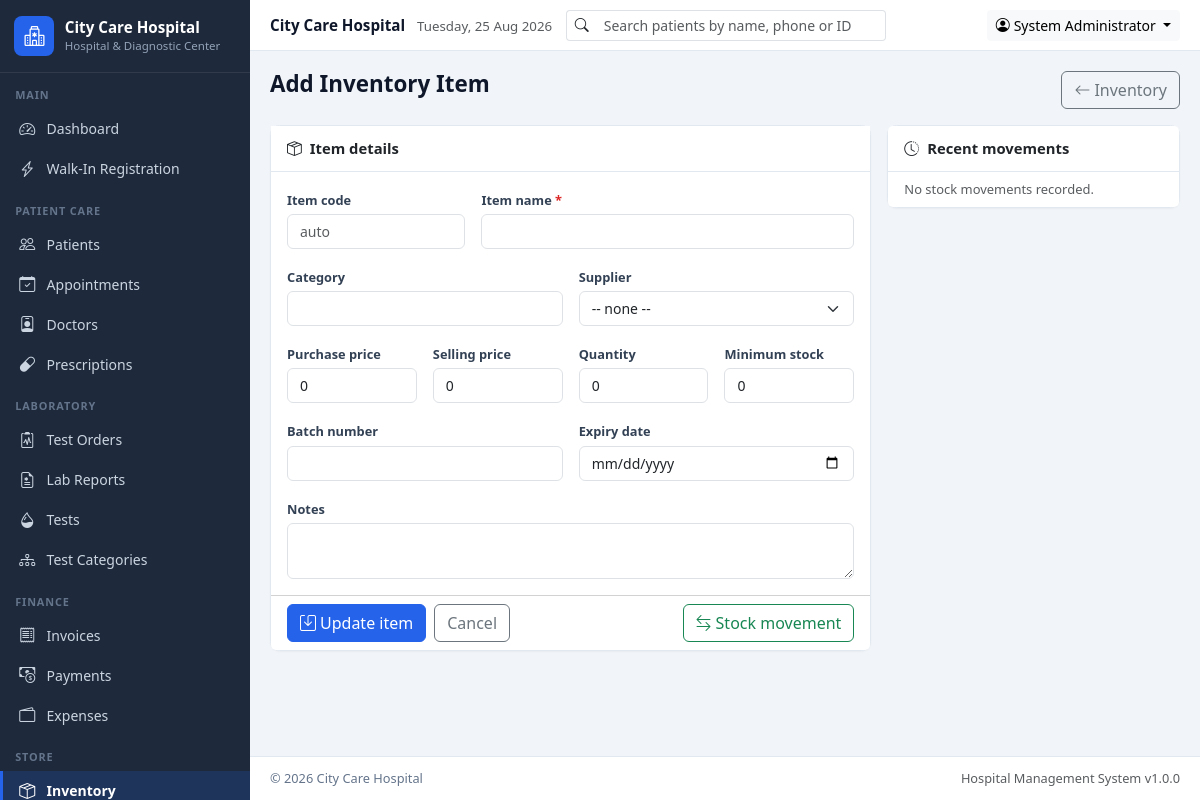
/modules/inventory/add.php (signed in), run on the app's committed database.
### tables this page shows
CREATE TABLE IF NOT EXISTS settings (
  id INT AUTO_INCREMENT PRIMARY KEY,
  setting_key VARCHAR(100) UNIQUE NOT NULL,
  setting_value TEXT,
  updated_at TIMESTAMP DEFAULT CURRENT_TIMESTAMP ON UPDATE CURRENT_TIMESTAMP
);

### includes/functions.php (called while the page is built, shortened)
<?php
function sanitize($input)
{
    return htmlspecialchars((string)($input ?? ''), ENT_QUOTES, 'UTF-8');
}
function post($key, $default = '')
{
    return isset($_POST[$key]) ? (is_array($_POST[$key]) ? $_POST[$key] : trim((string)$_POST[$key])) : $default;
}
function get($key, $default = '')
{
    return isset($_GET[$key]) ? (is_array($_GET[$key]) ? $_GET[$key] : trim((string)$_GET[$key])) : $default;
}
function getSetting($key, $default = '')
{
    global $pdo;
    static $cache = null;
    if ($cache === null) {
        $cache = [];
        try {
            foreach ($pdo->query('SELECT setting_key, setting_value FROM settings') as $row) {
                $cache[$row['setting_key']] = $row['setting_value'];
            }
        } catch (Exception $e) {
            $cache = [];
        }
    }
    if (array_key_exists($key, $cache) && $cache[$key] !== null && $cache[$key] !== '') {
        return $cache[$key];
    }
    return $default;
}

### modules/inventory/add.php (the view, shortened to what this page needs)
<?php
$id = (int)get('id', post('id'));
$item = $id ? fetchOne('SELECT * FROM inventory_items WHERE id = ?', [$id]) : null;
$data = $item ?: [
    'item_code' => '', 'name' => '', 'category' => '', 'supplier_id' => 0, 'purchase_price' => '0',
    'selling_price' => '0', 'quantity' => '0', 'minimum_stock' => '0', 'expiry_date' => '',
    'batch_number' => '', 'notes' => '',
];
$history = $item ? fetchAll('SELECT * FROM inventory_transactions WHERE item_id = ? ORDER BY transaction_date DESC, id DESC LIMIT 10', [$id]) : [];
$pageActions = '<a href="' . BASE_URL . '/modules/inventory/index.php" class="btn btn-outline-secondary"><i class="bi bi-arrow-left me-1"></i>Inventory</a>';
require_once INC_PATH . '/header.php';
?>
<div class="row g-3">
    <div class="col-lg-8">
        <form method="post" class="card">
            <div class="card-header bg-white fw-semibold"><i class="bi bi-box-seam me-2"></i>Item details</div>
            <div class="card-body row g-3">
                <div class="col-md-4">
                    <label class="form-label">Item code</label>
                    <input type="text" name="item_code" class="form-control" value="<?= sanitize($data['item_code']) ?>" placeholder="auto">
                </div>
                <div class="col-md-8">
                    <label class="form-label required">Item name</label>
                    <input type="text" name="name" class="form-control" value="<?= sanitize($data['name']) ?>" required autofocus>
                </div>
                <div class="col-md-6">
                    <label class="form-label">Category</label>
                    <input type="text" name="category" class="form-control" list="categoryList" value="<?= sanitize($data['category']) ?>">
                </div>
                <div class="col-md-6">
                    <label class="form-label">Supplier</label>
                    <select name="supplier_id" class="form-select">
                        <option value="">-- none --</option>
                    </select>
                </div>
                <div class="col-md-3">
                    <label class="form-label">Purchase price</label>
                    <input type="number" step="0.01" min="0" name="purchase_price" class="form-control" value="<?= sanitize($data['purchase_price']) ?>">
                </div>
                <div class="col-md-3">
                    <label class="form-label">Selling price</label>
                    <input type="number" step="0.01" min="0" name="selling_price" class="form-control" value="<?= sanitize($data['selling_price']) ?>">
                </div>
                <div class="col-md-3">
                    <label class="form-label">Quantity</label>
                    <input type="number" name="quantity" class="form-control" value="<?= sanitize($data['quantity']) ?>">
                </div>
                <div class="col-md-3">
                    <label class="form-label">Minimum stock</label>
                    <input type="number" min="0" name="minimum_stock" class="form-control" value="<?= sanitize($data['minimum_stock']) ?>">
                </div>
                <div class="col-md-6">
                    <label class="form-label">Batch number</label>
                    <input type="text" name="batch_number" class="form-control" value="<?= sanitize($data['batch_number']) ?>">
                </div>
                <div class="col-md-6">
                    <label class="form-label">Expiry date</label>
                    <input type="date" name="expiry_date" class="form-control" value="<?= sanitize($data['expiry_date']) ?>">
                </div>
                <div class="col-12">
                    <label class="form-label">Notes</label>
                    <textarea name="notes" class="form-control" rows="2"><?= sanitize($data['notes']) ?></textarea>
                </div>
            </div>
            <div class="card-footer bg-white d-flex gap-2">
                <button class="btn btn-primary"><i class="bi bi-save me-1"></i><?= $item ? 'Update item' : 'Save item' ?></button>
                <a href="<?= BASE_URL ?>/modules/inventory/index.php" class="btn btn-outline-secondary">Cancel</a>
                <?php if ($item): ?>
                    <a href="transactions.php?item_id=<?= (int)$id ?>" class="btn btn-outline-success ms-auto"><i class="bi bi-arrow-left-right me-1"></i>Stock movement</a>
                <?php endif; ?>
            </div>
        </form>
    </div>
    <?php if ($item): ?>
        <div class="col-lg-4">
            <div class="card">
                <div class="card-header bg-white fw-semibold"><i class="bi bi-clock-history me-2"></i>Recent movements</div>
                <ul class="list-group list-group-flush">
                    <?php if (!$history): ?>
                        <li class="list-group-item small text-muted">No stock movements recorded.</li>
                    <?php endif; ?>
                </ul>
            </div>
        </div>
    <?php endif; ?>
</div>
<?php require_once INC_PATH . '/footer.php'; ?>

### assets/css/custom.css (style rules this page uses)
:root { --hms-primary: #2563EB; --hms-success: #16A34A; --hms-warning: #D97706; --hms-danger: #DC2626; --hms-sidebar: #1E293B; --hms-sidebar-hover: #334155; --hms-body: #F1F5F9; --hms-border: #E2E8F0; --hms-muted: #64748B; --hms-sidebar-width: 250px; }
body { background: var(--hms-body); font-family: "Segoe UI", Roboto, "Helvetica Neue", Arial, sans-serif; font-size: 0.925rem; color: #0F172A; }
a { text-decoration: none; }
.btn-primary, .bg-primary { background-color: var(--hms-primary) !important; border-color: var(--hms-primary) !important; }
.card { border: 1px solid var(--hms-border); border-radius: .6rem; box-shadow: 0 1px 2px rgba(15,23,42,.04); }
.card-header { border-bottom: 1px solid var(--hms-border); padding: .7rem 1rem; }
.form-label { font-size: .8rem; font-weight: 600; color: #334155; margin-bottom: .25rem; }
.form-control, .form-select { font-size: .875rem; }
.required::after { content: " *"; color: var(--hms-danger); }

### data on the page
settings: purchase_price "0", selling_price "0", quantity "0", minimum_stock "0"

### other printed values
getSetting('hospital_name', 'City Care Hospital') "City Care Hospital"
getSetting('hospital_tagline', 'Hospital &amp; Diagnostic Center') "Hospital & Diagnostic Center"
$group['label'] "MAIN"
$item['text'] "Dashboard"
$item['text'] "Walk-In Registration"
$group['label'] "PATIENT CARE"
$item['text'] "Patients"
$item['text'] "Appointments"
$item['text'] "Doctors"
$item['text'] "Prescriptions"
$group['label'] "LABORATORY"
$item['text'] "Test Orders"
$item['text'] "Lab Reports"
$item['text'] "Tests"
$item['text'] "Test Categories"
